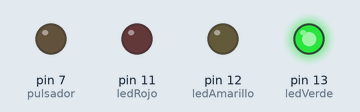
Bench run of a sketch on a simulated Arduino Uno, built with avr-gcc and run on an emulated ATmega328P. Parts: output pins drawn as LEDs (lit = HIGH).

Above: at 0.7 s.
At 5.2 s:
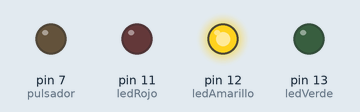
Timing chart, 0 to 6.9 s (numbered marks = the images above):
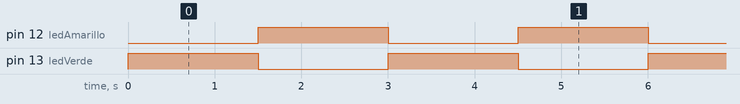

Measured:
- by itself, pin 12 (ledAmarillo), pin 13 (ledVerde): alternates HIGH for 1.5 s and LOW for 1.5 s

The sketch:

ej2.ino
```cpp
int val = 0;
const int ledRojo=11;
const int ledAmarillo=12;
const int ledVerde=13;
const int pulsador=7;

void setup()
{
	pinMode(ledVerde, OUTPUT);
  pinMode(ledAmarillo, OUTPUT);
  pinMode(ledRojo, OUTPUT);
  pinMode(pulsador, OUTPUT);

}

void loop()
{
  // Leer el valor del input
  val = digitalRead(7);

  // Si se suelta el pulsador empieza el ciclo en el verde
  if (val == LOW) {
    digitalWrite(ledRojo, LOW);
    digitalWrite(ledVerde, HIGH);
    digitalWrite(ledAmarillo, LOW);
    delay(1500);

    digitalWrite(ledAmarillo, HIGH);
    digitalWrite(ledVerde, LOW);
    delay(1500);

  }
  // Si el pulsador esta presionado se enciende el rojo
  else {
	digitalWrite(ledVerde, LOW);
  digitalWrite(ledAmarillo, LOW);
	digitalWrite(ledRojo, HIGH);


  }
}
```
